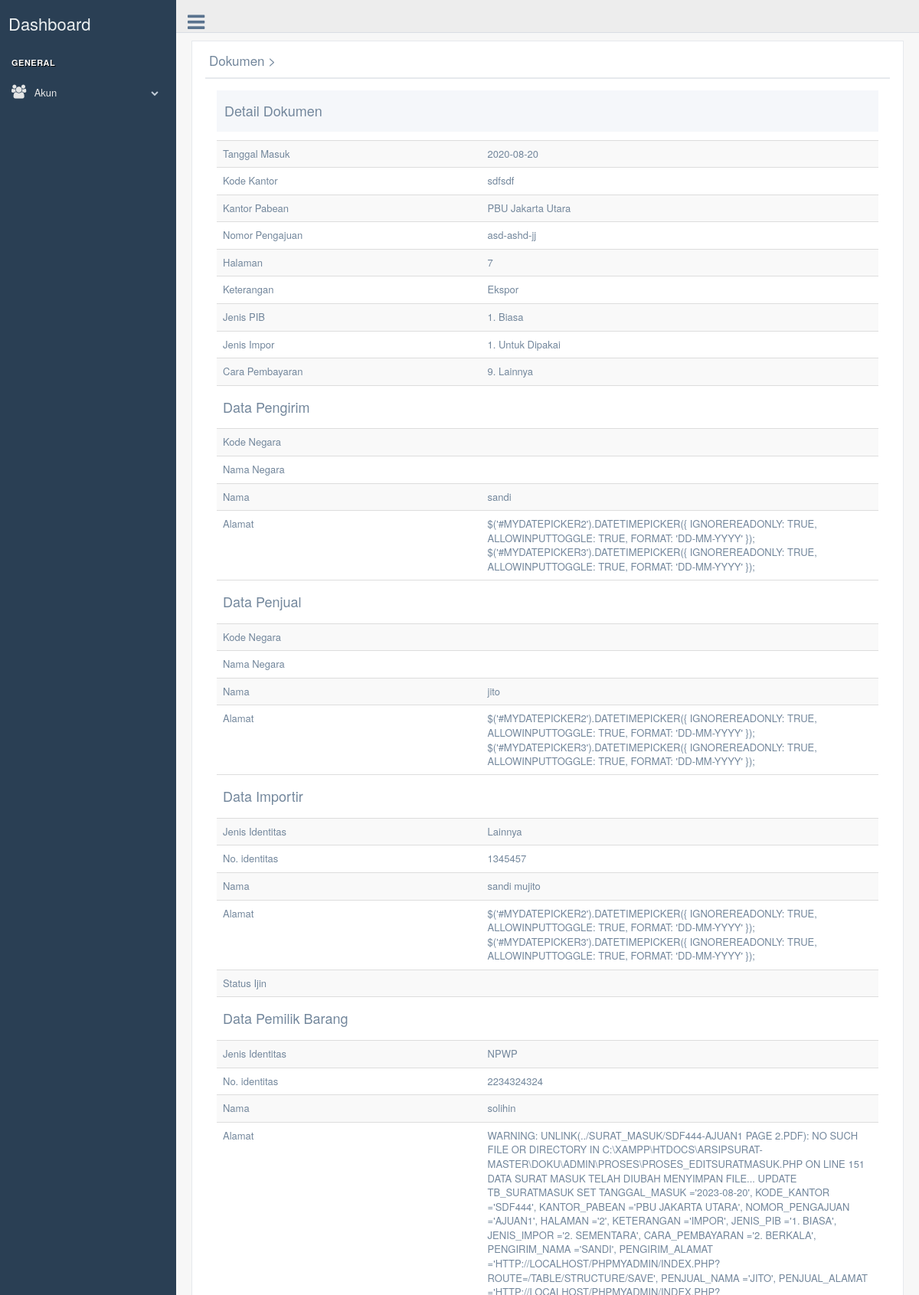
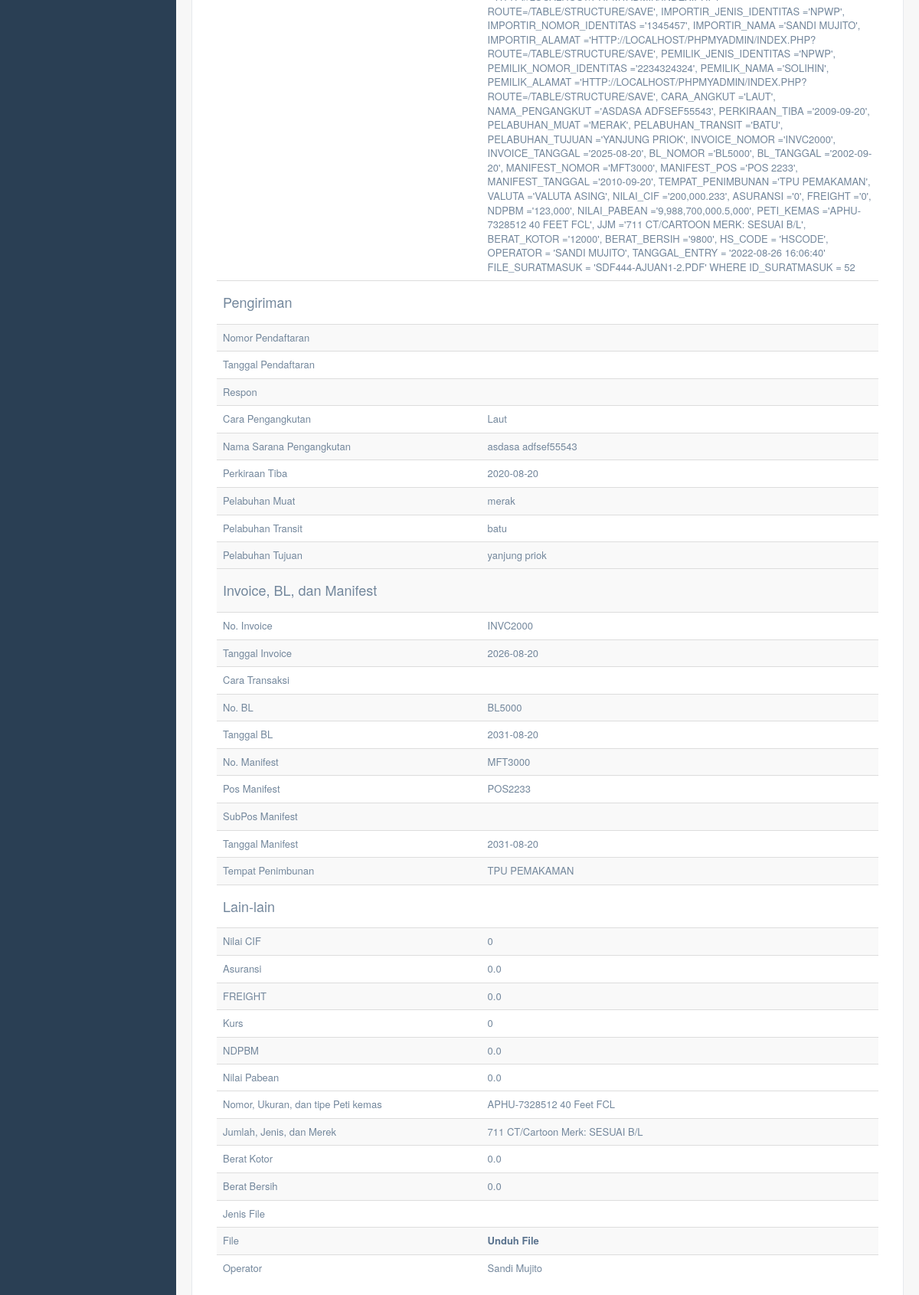
The page /admin/detail-suratmasuk.php?id_suratmasuk=47 (signed in, upper part) on the database its author committed (2 pictures, top to bottom).
### tables this page shows
CREATE TABLE `tb_suratmasuk` (
  `id_suratmasuk` int(11) NOT NULL,
  `tanggal_masuk` date NOT NULL DEFAULT current_timestamp(),
  `kode_kantor` varchar(25) NOT NULL,
  `kantor_pabean` varchar(255) NOT NULL,
  `nomor_pengajuan` varchar(50) NOT NULL,
  `halaman` varchar(10) NOT NULL,
  `keterangan` varchar(6) NOT NULL,
  `jenis_pib` varchar(25) NOT NULL,
  `jenis_impor` varchar(25) NOT NULL,
  `cara_pembayaran` varchar(25) NOT NULL,
  `pengirim_nama` varchar(100) NOT NULL,
  `pengirim_alamat` text NOT NULL,
  `kode_negara_pengirim` varchar(255) NOT NULL,
  `asal_barang_negara` varchar(255) NOT NULL,
  `penjual_nama` varchar(100) NOT NULL,
  `penjual_alamat` text NOT NULL,
  `kode_negara_penjual` varchar(255) NOT NULL,
  `importir_jenis_identitas` varchar(10) NOT NULL,
  `importir_nomor_identitas` varchar(25) NOT NULL,
  `importir_nama` varchar(100) NOT NULL,
  `importir_alamat` text NOT NULL,
  `ijin_perusahaan` varchar(255) NOT NULL,
  `pemilik_jenis_identitas` varchar(10) NOT NULL,
  `pemilik_nomor_identitas` varchar(25) NOT NULL,
  `pemilik_nama` varchar(100) NOT NULL,
  `pemilik_alamat` text NOT NULL,
  `nomor_pendaftaran` int(11) NOT NULL,
  `tanggal_pendaftaran` date NOT NULL,
  `respon_beacukai` varchar(255) NOT NULL,
  `cara_transaksi` varchar(255) NOT NULL,
  `cara_angkut` varchar(5) NOT NULL,
  `nama_pengangkut` varchar(25) NOT NULL,
  `perkiraan_tiba` date NOT NULL DEFAULT '1111-11-11',
  `pelabuhan_muat` varchar(25) NOT NULL,
  `pelabuhan_transit` varchar(25) NOT NULL,
  `pelabuhan_tujuan` varchar(25) NOT NULL,
  `invoice_nomor` varchar(25) NOT NULL,
  `invoice_tanggal` date NOT NULL DEFAULT '1111-11-11',
  `bl_nomor` varchar(25) NOT NULL,
  `bl_tanggal` date NOT NULL DEFAULT '1111-11-11',
  `manifest_nomor` varchar(25) NOT NULL,
  `manifest_pos` varchar(25) NOT NULL,
  `manifest_afterpost` int(11) NOT NULL,
  `manifest_tanggal` date NOT NULL DEFAULT '1111-11-11',
  `tempat_penimbunan` varchar(25) NOT NULL,
  `kurs` int(255) NOT NULL,
  `nilai_cif` varchar(25) NOT NULL DEFAULT '0',
  `asuransi` varchar(25) NOT NULL DEFAULT '0.0',
  `freight` varchar(25) NOT NULL DEFAULT '0.0',
  `ndpbm` varchar(25) NOT NULL DEFAULT '0.0',
  `nilai_pabean` varchar(25) NOT NULL DEFAULT '0.0',
  `peti_kemas` varchar(255) NOT NULL,
  `jjm` varchar(255) NOT NULL,
  `berat_kotor` varchar(25) NOT NULL DEFAULT '0.0',
  `berat_bersih` varchar(25) NOT NULL DEFAULT '0.0',
  `jenis file` varchar(25) NOT NULL,
  `file_suratmasuk` varchar(255) NOT NULL,
  `operator` varchar(50) NOT NULL,
  `bm_dibayar` varchar(25) NOT NULL DEFAULT '0',
  `bm_ditanggung` varchar(25) NOT NULL DEFAULT '0',
  `bm_ditunda` varchar(25) NOT NULL DEFAULT '0',
  `bm_tidak` varchar(25) NOT NULL DEFAULT '0',
  `bm_bebas` varchar(25) NOT NULL DEFAULT '0',
  `bm_lunas` varchar(25) NOT NULL DEFAULT '0',
  `bmkite_dibayar` varchar(25) NOT NULL DEFAULT '0',
  `bmkite_ditanggung` varchar(25) NOT NULL DEFAULT '0',
  `bmkite_ditunda` varchar(25) NOT NULL DEFAULT '0',
  `bmkite_tidak` varchar(25) NOT NULL DEFAULT '0',
  `bmkite_bebas` varchar(25) NOT NULL DEFAULT '0',
  `bmkite_lunas` varchar(25) NOT NULL DEFAULT '0',
  `bmt_dibayar` varchar(25) NOT NULL DEFAULT '0',
  `bmt_ditanggung` varchar(25) NOT NULL DEFAULT '0',
  `bmt_ditunda` varchar(25) NOT NULL DEFAULT '0',
  `bmt_tidak` varchar(25) NOT NULL DEFAULT '0',
  `bmt_bebas` varchar(25) NOT NULL DEFAULT '0',
  `bmt_lunas` varchar(25) NOT NULL DEFAULT '0',
  `cukai_dibayar` varchar(25) NOT NULL DEFAULT '0',
  `cukai_ditanggung` varchar(25) NOT NULL DEFAULT '0',
  `cukai_ditunda` varchar(25) NOT NULL DEFAULT '0',
  `cukai_tidak` varchar(25) NOT NULL DEFAULT '0',
  `cukai_bebas` varchar(25) NOT NULL DEFAULT '0',
  `cukai_lunas` varchar(25) NOT NULL DEFAULT '0',
  `ppn_dibayar` varchar(25) NOT NULL DEFAULT '0',
  `ppn_ditanggung` varchar(25) NOT NULL DEFAULT '0',
  `ppn_ditunda` varchar(25) NOT NULL DEFAULT '0',
  `ppn_tidak` varchar(25) NOT NULL DEFAULT '0',
  `ppn_bebas` varchar(25) NOT NULL DEFAULT '0',
  `ppn_lunas` varchar(25) NOT NULL DEFAULT '0',
  `ppnbm_dibayar` varchar(25) NOT NULL DEFAULT '0',
  `ppnbm_ditanggung` varchar(25) NOT NULL DEFAULT '0',
  `ppnbm_ditunda` varchar(25) NOT NULL DEFAULT '0',
  `ppnbm_tidak` varchar(25) NOT NULL DEFAULT '0',
  `ppnbm_bebas` varchar(25) NOT NULL DEFAULT '0',
  `ppnbm_lunas` varchar(25) NOT NULL DEFAULT '0',
  `pph_dibayar` varchar(25) NOT NULL DEFAULT '0',
  `pph_ditanggung` varchar(25) NOT NULL DEFAULT '0',
  `pph_ditunda` varchar(25) NOT NULL DEFAULT '0',
  `pph_tidak` varchar(25) NOT NULL DEFAULT '0',
  `pph_bebas` varchar(25) NOT NULL DEFAULT '0',
  `pph_lunas` varchar(25) NOT NULL DEFAULT '0',
  `total_dibayar` varchar(25) NOT NULL DEFAULT '0',
  `total_ditanggung` varchar(25) NOT NULL DEFAULT '0',
  `total_ditunda` varchar(25) NOT NULL DEFAULT '0',
  `total_tidak` varchar(25) NOT NULL DEFAULT '0',
  `total_bebas` varchar(25) NOT NULL DEFAULT '0',
  `total_lunas` varchar(25) NOT NULL DEFAULT '0',
  `tanggal_entry` datetime NOT NULL DEFAULT current_timestamp()
);

### admin/detail-suratmasuk.php (the view, shortened to what the rows shown need)
<!DOCTYPE html>
<html lang="en">
  <head>
    <link href="../assets/vendors/bootstrap/dist/css/bootstrap.min.css" rel="stylesheet">
    <link href="../assets/vendors/font-awesome/css/font-awesome.min.css" rel="stylesheet">
    <link href="../assets/vendors/nprogress/nprogress.css" rel="stylesheet">
    <link href="../assets/vendors/iCheck/skins/flat/green.css" rel="stylesheet">
    <link href="../assets/vendors/google-code-prettify/bin/prettify.min.css" rel="stylesheet">
    <link href="../assets/vendors/select2/dist/css/select2.min.css" rel="stylesheet">
    <link href="../assets/vendors/switchery/dist/switchery.min.css" rel="stylesheet">
    <link href="../assets/vendors/bootstrap-daterangepicker/daterangepicker.css" rel="stylesheet">
    <link href="../assets/vendors/bootstrap-datetimepicker/build/css/bootstrap-datetimepicker.css" rel="stylesheet">
    <link href="../assets/vendors/starrr/dist/starrr.css" rel="stylesheet">
    <link href="../assets/vendors/bootstrap-daterangepicker/daterangepicker.css" rel="stylesheet">
    <link href="../assets/build/css/custom.min.css" rel="stylesheet">
  </head>
  <body class="nav-md">
    <div class="container body">
      <div class="main_container">
        <div class="right_col" role="main">
          <div class="">
            <div class="row">
              <div class="col-md-12 ">
                <div class="x_panel">
                  <div class="x_title">
                    <h2>Dokumen ><small>Detail Dokumen</small></h2>
                  </div>
                     <?php include '../koneksi/koneksi.php';
                     $id			= mysqli_real_escape_string($db,$_GET['id_suratmasuk']);
                     $sql  		= "SELECT * FROM tb_suratmasuk where id_suratmasuk='".$id."'";
                     $query  	= mysqli_query($db, $sql);
                     $data 		= mysqli_fetch_array($query);?>
                  <div class="x_content">
                    <div class="col-md-12 col-sm-12 col-xs-12">
                      <div class="profile_title">
                        <div class="col-md-6">
                          <h2>Detail Dokumen</h2>
                        </div>
                      </div>
                    <table class="table table-striped">
                      <tbody>
                        <tr>
                          <td width="40%">Tanggal Masuk</td>
                          <td><?php echo $data['tanggal_masuk']?></td>
                        </tr>
                        <tr>
                          <td>Kode Kantor</td>
                          <td><?php echo $data['kode_kantor']?></td>
                        </tr>
                        <tr>
                          <td>Kantor Pabean</td>
                          <td><?php echo $data['kantor_pabean']?></td>
                        </tr>
                        <tr>
                          <td>Nomor Pengajuan</td>
                          <td><?php echo $data['nomor_pengajuan']?></td>
                        </tr>
                        <tr>
                          <td>Halaman</td>
                          <td><?php echo $data['halaman']?></td>
                        </tr>
                        <tr>
                          <td>Keterangan</td>
                          <td><?php echo $data['keterangan']?></td>
                        </tr>
                        <tr>
                          <td>Jenis PIB</td>
                          <td><?php echo $data['jenis_pib']?></td>
                        </tr>
                        <tr>
                          <td>Jenis Impor</td>
                          <td><?php echo $data['jenis_impor']?></td>
                        </tr>
                        <tr>
                          <td>Cara Pembayaran</td>
                          <td><?php echo $data['cara_pembayaran']?></td>
                        </tr>
                        <tr>
                          <td><h2>Data Pengirim</h2> </td>
                        </tr>
                        <tr>
                        <tr>
                          <td>Nama</td>
                          <td><?php echo $data['pengirim_nama']?></td>
                        </tr>
                        <tr>
                          <td>Alamat</td>
                          <td><?php echo $data['pengirim_alamat']?></td>
                        </tr>
                        <tr>
                          <td><h2>Data Penjual</h2> </td>
                        </tr>
                        <tr>
                        <tr>
                          <td>Nama</td>
                          <td><?php echo $data['penjual_nama']?></td>
                        </tr>
                        <tr>
                          <td>Alamat</td>
                          <td><?php echo $data['penjual_alamat']?></td>
                        </tr>
                        <tr>
                          <td><h2>Data Importir</h2> </td>
                        </tr>
                        <tr>
                          <td>Jenis Identitas</td>
                          <td><?php echo $data['importir_jenis_identitas']?></td>
                        </tr>
                        <tr>
                          <td>No. identitas</td>
                          <td><?php echo $data['importir_nomor_identitas']?></td>
                        </tr>
                        <tr>
                          <td>Nama</td>
                          <td><?php echo $data['importir_nama']?></td>
                        </tr>
                        <tr>
                          <td>Alamat</td>
                          <td><?php echo $data['importir_alamat']?></td>
                        </tr>
                        <tr>
                          <td><h2>Data Pemilik Barang</h2> </td>
                        </tr>
                        <tr>
                          <td>Jenis Identitas</td>
                          <td><?php echo $data['pemilik_jenis_identitas']?></td>
                        </tr>
                        <tr>
                          <td>No. identitas</td>
                          <td><?php echo $data['pemilik_nomor_identitas']?></td>
                        </tr>
                        <tr>
                          <td>Nama</td>
                          <td><?php echo $data['pemilik_nama']?></td>
                        </tr>
                        <tr>
                          <td>Alamat</td>
                          <td><?php echo $data['pemilik_alamat']?></td>
                        </tr>
                        <tr>
                          <td><h2>Pengiriman</h2> </td>
                        </tr>
                        <tr>
                          <td>Cara Pengangkutan</td>
                          <td><?php echo $data['cara_angkut']?></td>
                        </tr>
                        <tr>
                          <td>Nama Sarana Pengangkutan</td>
                          <td><?php echo $data['nama_pengangkut']?></td>
                        </tr>
                        <tr>
                          <td>Perkiraan Tiba</td>
                          <td><?php echo $data['perkiraan_tiba']?></td>
                        </tr>
                        <tr>
                          <td>Pelabuhan Muat</td>
                          <td><?php echo $data['pelabuhan_muat']?></td>
                        </tr>
                        <tr>
                          <td>Pelabuhan Transit</td>
                          <td><?php echo $data['pelabuhan_transit']?></td>
                        </tr>
                        <tr>
                          <td>Pelabuhan Tujuan</td>
                          <td><?php echo $data['pelabuhan_tujuan']?></td>
                        </tr>
                        <tr>
                          <td><h2>Invoice, BL, dan Manifest</h2> </td>
                        </tr>
                        <tr>
                          <td>No. Invoice</td>
                          <td><?php echo $data['invoice_nomor']?></td>
                        </tr>
                        <tr>
                          <td>Tanggal Invoice</td>
                          <td><?php echo $data['invoice_tanggal']?></td>
                        </tr>
                        <tr>
                          <td>No. BL</td>
                          <td><?php echo $data['bl_nomor']?></td>
                        </tr>
                        <tr>
                          <td>Tanggal BL</td>
                          <td><?php echo $data['bl_tanggal']?></td>
                        </tr>
                        <tr>
                          <td>No. Manifest</td>
                          <td><?php echo $data['manifest_nomor']?></td>
                        </tr>
                        <tr>
                          <td>Pos Manifest</td>
                          <td><?php echo $data['manifest_pos']?></td>
                        </tr>
                        <tr>
                          <td>Tanggal Manifest</td>
                          <td><?php echo $data['manifest_tanggal']?></td>
                        </tr>
                        <tr>
                          <td>Tempat Penimbunan</td>
                          <td><?php echo $data['tempat_penimbunan']?></td>
                        </tr>
                        <tr>
                          <td><h2>Lain-lain</h2> </td>
                        </tr>
                        <tr>
                          <td>Nilai CIF</td>
                          <td><?php echo $data['nilai_cif']?></td>
                        </tr>
                        <tr>
                          <td>Asuransi</td>
                          <td><?php echo $data['asuransi']?></td>
                        </tr>
                        <tr>
                          <td>FREIGHT</td>
                          <td><?php echo $data['freight']?></td>
                        </tr>
                        <tr>
                          <td>Kurs</td>
                          <td><?php echo $data['kurs']?></td>
                        </tr>
                        <tr>
                          <td>NDPBM</td>
                          <td><?php echo $data['ndpbm']?></td>
                        </tr>
                        <tr>
                          <td>Nilai Pabean</td>
                          <td><?php echo $data['nilai_pabean']?></td>
                        </tr>
                        <tr>
                        <tr>
                          <td>Nomor, Ukuran, dan tipe Peti kemas </td>
                          <td><?php echo $data['peti_kemas']?></td>
                        </tr>
                        <tr>
                          <td>Jumlah, Jenis, dan Merek </td>
                          <td><?php echo $data['jjm']?></td>
                        </tr>
                        <tr>
                          <td>Berat Kotor </td>
                          <td><?php echo $data['berat_kotor']?></td>
                        </tr>
                        <tr>
                          <td>Berat Bersih</td>
                          <td><?php echo $data['berat_bersih']?></td>
                        </tr>
                        <tr>
                          <td>Operator</td>
                          <td><?php echo $data['operator']?></td>
                        </tr>
                      </tbody>
                    </table>
                    </div>
                    </div>
                  </div>
                </div>
              </div>
            </div>
          </div>
        </div>
      </div>
  </body>
</html>

### rows shown on the page
tb_suratmasuk: tanggal_masuk "2020-08-20", kode_kantor "sdfsdf", kantor_pabean "PBU Jakarta Utara", nomor_pengajuan "asd-ashd-jj", halaman "7", keterangan "Ekspor", jenis_pib "1. Biasa", jenis_impor "1. Untuk Dipakai", cara_pembayaran "9. Lainnya", pengirim_nama "sandi", pengirim_alamat "$('#MYDATEPICKER2').DATETIMEPICKER({ IGNOREREADONLY: TRUE, ALLOWINPUTTOGGLE: TRUE, FORMAT: 'DD-MM-YYYY' }); $('#MYDATEPICKER3').DATETIMEPICKER({ IGNOREREADONLY: TRUE, ALLOWINPUTTOGGLE: TRUE, FORMAT: 'DD-MM-YYYY' });", penjual_nama "jito", penjual_alamat "$('#MYDATEPICKER2').DATETIMEPICKER({ IGNOREREADONLY: TRUE, ALLOWINPUTTOGGLE: TRUE, FORMAT: 'DD-MM-YYYY' }); $('#MYDATEPICKER3').DATETIMEPICKER({ IGNOREREADONLY: TRUE, ALLOWINPUTTOGGLE: TRUE, FORMAT: 'DD-MM-YYYY' });", importir_jenis_identitas "Lainnya", importir_nomor_identitas "1345457", importir_nama "sandi mujito", importir_alamat "$('#MYDATEPICKER2').DATETIMEPICKER({ IGNOREREADONLY: TRUE, ALLOWINPUTTOGGLE: TRUE, FORMAT: 'DD-MM-YYYY' }); $('#MYDATEPICKER3').DATETIMEPICKER({ IGNOREREADONLY: TRUE, ALLOWINPUTTOGGLE: TRUE, FORMAT: 'DD-MM-YYYY' });", pemilik_jenis_identitas "NPWP", pemilik_nomor_identitas "2234324324", pemilik_nama "solihin", pemilik_alamat "WARNING: UNLINK(../SURAT_MASUK/SDF444-AJUAN1 PAGE 2.PDF): NO SUCH FILE OR DIRECTORY IN C:\\XAMPP\\HTDOCS\\ARSIPSURAT-MASTER\\DOKU\\ADMIN\\PROSES\\PROSES_EDITSURATMASUK.PHP ON LINE 151 DATA SURAT MASUK TELAH DIUBAH MENYIMPAN FILE... UPDATE TB_SURATMASUK SET TANGGAL_MASUK ='2023-08-20', KODE_KANTOR ='SDF444', KANTOR_PABEAN ='PBU JAKARTA UTARA', NOMOR_PENGAJUAN ='AJUAN1', HALAMAN ='2', KETERANGAN ='IMPOR', JENIS_PIB ='1. BIASA', JENIS_IMPOR ='2. SEMENTARA', CARA_PEMBAYARAN ='2. BERKALA', PENGIRIM_NAMA ='SANDI', PENGIRIM_ALAMAT ='HTTP://LOCALHOST/PHPMYADMIN/INDEX.PHP?ROUTE=/TABLE/STRUCTURE/SAVE', PENJUAL_NAMA ='JITO', PENJUAL_ALAMAT ='HTTP://LOCALHOST/PHPMYADMIN/INDEX.PHP?ROUTE=/TABLE/STRUCTURE/SAVE',…", cara_angkut "Laut", nama_pengangkut "asdasa adfsef55543", perkiraan_tiba "2020-08-20", pelabuhan_muat "merak", pelabuhan_transit "batu", pelabuhan_tujuan "yanjung priok", invoice_nomor "INVC2000", invoice_tanggal "2026-08-20", bl_nomor "BL5000", bl_tanggal "2031-08-20", manifest_nomor "MFT3000", manifest_pos "POS2233", manifest_tanggal "2031-08-20", tempat_penimbunan "TPU PEMAKAMAN", nilai_cif "0", asuransi "0.0", freight "0.0", kurs "0", ndpbm "0.0", nilai_pabean "0.0", peti_kemas "APHU-7328512 40 Feet FCL", jjm "711 CT/Cartoon Merk: SESUAI B/L", berat_kotor "0.0", berat_bersih "0.0", operator "Sandi Mujito"
